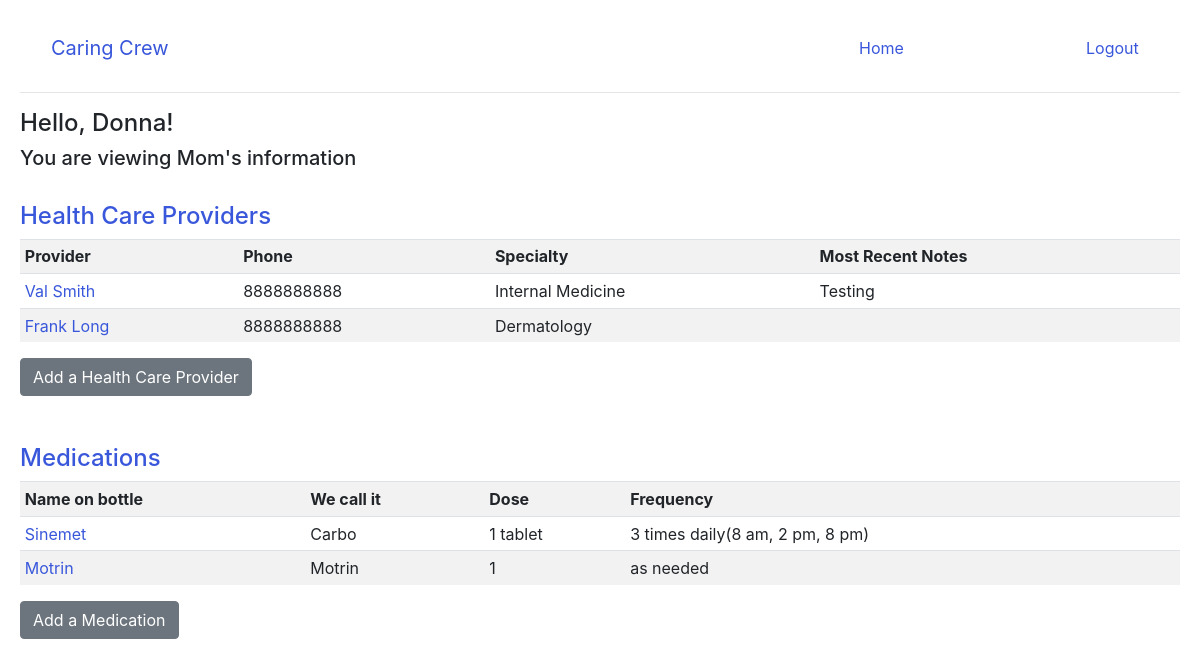
The page /dashboard/1 (signed in) on the database its author committed.
### python_app/models.py (models this page shows)
class User(models.Model):
    first_name = models.CharField(max_length=255)
    last_name = models.CharField(max_length=255)
    email = models.EmailField(max_length=255)
    password = models.CharField(max_length=255)
    created_at = models.DateTimeField(auto_now_add=True)
    updated_at = models.DateTimeField(auto_now=True)
    objects = UserManager()

class Patient(models.Model):
    first_name = models.CharField(max_length=255)
    last_name = models.CharField(max_length=255)
    known_as_name = models.CharField(max_length=255)
    birthdate = models.DateField()
    caregiver = models.ManyToManyField(User, related_name = "caregivers")
    created_at = models.DateTimeField(auto_now_add=True)
    updated_at = models.DateTimeField(auto_now=True)

class Doctor(models.Model):
    title = models.CharField(max_length = 255)
    first_name = models.CharField(max_length=255)
    last_name = models.CharField(max_length=255)
    location = models.CharField(max_length = 255)
    phone = models.CharField(max_length=12)
    network = models.CharField(max_length=255)
    specialty = models.CharField(max_length=255)
    treating = models.ManyToManyField(Patient, related_name= "treater")
    created_at = models.DateTimeField(auto_now_add=True)
    updated_at = models.DateTimeField(auto_now=True)
    objects = DoctorManager()

class DoctorComment(models.Model):
    commented = models.ForeignKey(User,related_name = 'comments',
    on_delete=models.CASCADE)
    belongs_to = models.ForeignKey(Patient, related_name = 'belong', on_delete = models.CASCADE)
    associated_doctor = models.ForeignKey(Doctor, related_name = "doctors_note", on_delete = models.CASCADE)
    message = models.TextField(max_length=1000)
    created_at = models.DateTimeField(auto_now_add=True)
    updated_at = models.DateTimeField(auto_now=True)

class Medicine(models.Model):
    name_on_bottle=models.CharField(max_length = 255)
    other_names= models.CharField(max_length = 255)
    we_call_it = models.CharField(max_length=255)
    used_for= models.CharField(max_length = 255)
    dose = models.CharField(max_length = 255)
    frequency = models.CharField(max_length = 255)
    prescriber = models.ManyToManyField(Doctor, related_name = 'meds')
    prescribed_to = models.ManyToManyField(Patient, related_name = 'my_meds')
    created_at = models.DateTimeField(auto_now_add=True)
    updated_at = models.DateTimeField(auto_now=True)
    objects = MedicineManager()

### python_app/views.py (the view)
# urls.py: path('dashboard/<int:patient_id>', views.dashboard),
def dashboard(request, patient_id):
    if 'uuid' not in request.session:
        return redirect('/')
    context = {
        'userid' : User.objects.get(id=request.session['uuid']),
        'this_patient' : Patient.objects.get(id=patient_id),
        'patients' : Patient.objects.filter(caregiver=request.session['uuid']),
        'all_doctors' : Doctor.objects.all(),
        'all_comments': DoctorComment.objects.filter(belongs_to=patient_id).order_by('-created_at'),
        'medications': Medicine.objects.filter(prescribed_to=patient_id)
    }
    return render(request,'dashboard.html', context)

### python_app/templates/dashboard.html (shortened to what this page needs)
<!DOCTYPE html>
<html lang="en">
<head>
    <link rel="stylesheet" href="https://cdn.jsdelivr.net/npm/bootstrap@4.5.3/dist/css/bootstrap.min.css">
    <link rel="stylesheet" href="/static/style.css">
</head>
<body>
    <nav class="navbar">
        <a class="navbar-brand col-md-8" href="#">Caring Crew</a>
        <span class="nav-link col-md-2"><a href="/home">Home</a></span>
        <span class = "nav-link col-md-1"><a href="/logout">Logout</a></span>
    </nav>
    <hr>
    <h4>Hello, {{userid.first_name}}!</h4>
    <h5>You are viewing {{this_patient.known_as_name}}'s information</h5>
    <br>
    <table class= 'table table-sm table-striped'>
        <a href="/dashboard/{{this_patient.id}}/doctors"><h4>Health Care Providers</h4></a>
        <tr>
            <th scope = "col">Provider</th>
            <th scope = "col">Phone</th>
            <th scope = "col">Specialty</th>
            <th scope = "col">Most Recent Notes</th>
        </tr>
        {%for doctor in all_doctors%}
            {%if this_patient in doctor.treating.all%}
            <tr>
                <td><a href="/doctors/{{this_patient.id}}/{{doctor.id}}">{{doctor.first_name}} {{doctor.last_name}}</a></td>
                <td>{{doctor.phone}}</td>
                <td>{{doctor.specialty}}</td>
                <td>
                {%for comment in all_comments.all%}
                    {%if comment in doctor.doctors_note.all %}
                        <li>{{comment.message}}</li>
                    {%endif%}
                {%endfor%}
                </td>
            </tr>
            {%endif%}
        {%endfor%}
    </table>
    <a href="/dashboard/{{this_patient.id}}/doctors"><button class = "btn btn-secondary">Add a Health Care Provider</button></a>
    <br>
    <br>
    <br>
    <table class= 'table table-sm table-striped'>
    <a href="/dashboard/{{this_patient.id}}/medications"><h4>Medications</h4></a>
    <tr>
        <th scope = "col">Name on bottle</th>
        <th scope = "col">We call it</th>
        <th scope = "col">Dose</th>
        <th scope = "col">Frequency</th>
    </tr>
    {%for med in medications.all%}
        <tr>
            <td><a href="/medicine/{{this_patient.id}}/{{med.id}}">{{med.name_on_bottle}}</a></td>
            <td>{{med.we_call_it}}</td>
            <td>{{med.dose}}</td>
            <td>{{med.frequency}}</td>
        </tr>
    {%endfor%}
    </table>
    <a href="/dashboard/{{this_patient.id}}/medications"><button class = "btn btn-secondary">Add a Medication</button></a>
</body>
</html>

### python_app/static/style.css (style rules this page uses)
body { padding: 20px; height: 1000px; }
a { color: rgb(57, 87, 219); }
li { list-style-type: none; }

### rows shown on the page
User: first_name "Donna"
Patient: known_as_name "Mom"
Doctor: first_name "Val", last_name "Smith", phone "8888888888", specialty "Internal Medicine"
DoctorComment: message "Testing"
Doctor: first_name "Frank", last_name "Long", phone "8888888888", specialty "Dermatology"
Medicine: name_on_bottle "Sinemet", we_call_it "Carbo", dose "1 tablet", frequency "3 times daily(8 am, 2 pm, 8 pm)"
Medicine: name_on_bottle "Motrin", we_call_it "Motrin", dose "1", frequency "as needed"
